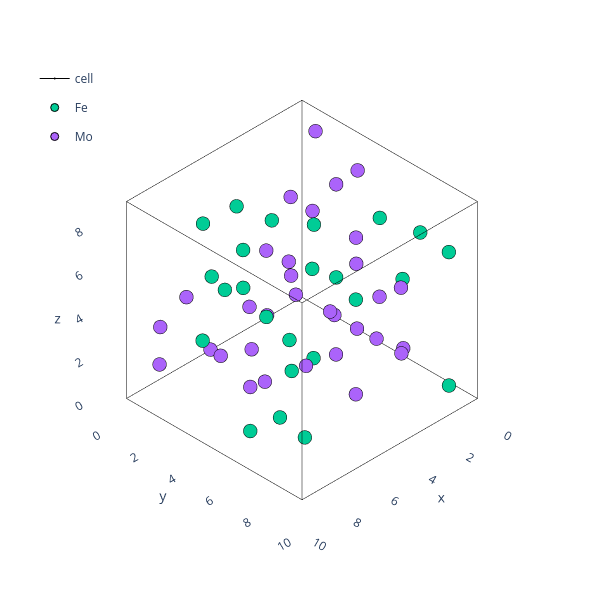

The code cell stored with this chart in its notebook:
### Code cell
theatoms=binaries_predict['delta']['Atoms'].atoms.sample(n=1).iloc[0]
plotting.plotly_atoms(theatoms)

### Figure 1 — Plotly figure (JSON) as saved in the notebook; plotly's stock layout.template omitted (floating-point values rounded to 4 significant figures)
{"data": [{"hoverinfo": "skip", "legendgroup": "cell", "line": {"color": "black", "width": 1}, "marker": {"size": 0.01}, "name": "cell", "showlegend": false, "type": "scatter3d", "x": [0.0, 9.333], "y": [0, 0], "z": [0, 0]}, {"hoverinfo": "skip", "legendgroup": "cell", "line": {"color": "black", "width": 1}, "marker": {"size": 0.01}, "name": "cell", "showlegend": false, "type": "scatter3d", "x": [0, 0], "y": [0.0, 9.333], "z": [0, 0]}, {"hoverinfo": "skip", "legendgroup": "cell", "line": {"color": "black", "width": 1}, "marker": {"size": 0.01}, "name": "cell", "showlegend": false, "type": "scatter3d", "x": [0, 0], "y": [0, 0], "z": [0.0, 9.071]}, {"hoverinfo": "skip", "legendgroup": "cell", "line": {"color": "black", "width": 1}, "marker": {"size": 0.01}, "name": "cell", "showlegend": false, "type": "scatter3d", "x": [9.333, 9.333], "y": [0.0, 9.333], "z": [0, 0]}, {"hoverinfo": "skip", "legendgroup": "cell", "line": {"color": "black", "width": 1}, "marker": {"size": 0.01}, "name": "cell", "showlegend": false, "type": "scatter3d", "x": [0.0, 9.333], "y": [9.333, 9.333], "z": [0, 0]}, {"hoverinfo": "skip", "legendgroup": "cell", "line": {"color": "black", "width": 1}, "marker": {"size": 0.01}, "name": "cell", "showlegend": false, "type": "scatter3d", "x": [9.333, 9.333], "y": [9.333, 9.333], "z": [0.0, 9.071]}, {"hoverinfo": "skip", "legendgroup": "cell", "line": {"color": "black", "width": 1}, "marker": {"size": 0.01}, "name": "cell", "showlegend": false, "type": "scatter3d", "x": [9.333, 9.333], "y": [0, 0], "z": [0.0, 9.071]}, {"hoverinfo": "skip", "legendgroup": "cell", "line": {"color": "black", "width": 1}, "marker": {"size": 0.01}, "name": "cell", "showlegend": false, "type": "scatter3d", "x": [0, 0], "y": [9.333, 9.333], "z": [0.0, 9.071]}, {"hoverinfo": "skip", "legendgroup": "cell", "line": {"color": "black", "width": 1}, "marker": {"size": 0.01}, "name": "cell", "showlegend": false, "type": "scatter3d", "x": [0.0, 9.333], "y": [0, 0], "z": [9.071, 9.071]}, {"hoverinfo": "skip", "legendgroup": "cell", "line": {"color": "black", "width": 1}, "marker": {"size": 0.01}, "name": "cell", "showlegend": false, "type": "scatter3d", "x": [0, 0], "y": [0.0, 9.333], "z": [9.071, 9.071]}, {"hoverinfo": "skip", "legendgroup": "cell", "line": {"color": "black", "width": 1}, "marker": {"size": 0.01}, "name": "cell", "showlegend": false, "type": "scatter3d", "x": [0.0, 9.333], "y": [9.333, 9.333], "z": [9.071, 9.071]}, {"hoverinfo": "skip", "legendgroup": "cell", "line": {"color": "black", "width": 1}, "marker": {"size": 0.01}, "name": "cell", "showlegend": true, "type": "scatter3d", "x": [9.333, 9.333], "y": [0.0, 9.333], "z": [9.071, 9.071]}, {"hovertext": ["Fe0", "Fe1", "Fe2", "Fe3", "Fe4", "Fe5", "Fe6", "Fe7", "Fe8", "Fe9", "Fe10", "Fe11", "Fe12", "Fe13", "Fe14", "Fe15", "Fe16", "Fe17", "Fe18", "Fe19", "Fe20", "Fe21", "Fe22", "Fe23"], "marker": {"line": {"color": "black", "width": 1}}, "mode": "markers", "name": "Fe", "type": "scatter3d", "x": [0.3155, 4.982, 9.018, 4.351, 2.136, 6.803, 7.197, 2.53, 2.974, 7.64, 6.36, 1.693, 1.759, 6.426, 7.574, 2.907, 4.218, 8.884, 5.116, 0.4489, 3.623, 8.29, 5.71, 1.043], "y": [3.171, 1.495, 7.838, 6.162, 2.674, 1.993, 7.341, 6.659, 2.3, 2.367, 6.966, 7.033, 0.1465, 4.52, 4.813, 9.187, 1.076, 3.59, 5.743, 8.257, 0.4881, 4.178, 5.155, 8.845], "z": [1.639, 7.432, 2.896, 6.175, 3.717, 5.354, 0.8182, 8.253, 0.6712, 8.4, 3.864, 5.207, 4.499, 4.572, 0.03628, 9.035, 4.828, 4.243, 8.779, 0.2921, 2.493, 6.578, 2.043, 7.028]}, {"hovertext": ["Mo0", "Mo1", "Mo2", "Mo3", "Mo4", "Mo5", "Mo6", "Mo7", "Mo8", "Mo9", "Mo10", "Mo11", "Mo12", "Mo13", "Mo14", "Mo15", "Mo16", "Mo17", "Mo18", "Mo19", "Mo20", "Mo21", "Mo22", "Mo23", "Mo24", "Mo25", "Mo26", "Mo27", "Mo28", "Mo29", "Mo30", "Mo31"], "marker": {"line": {"color": "black", "width": 1}}, "mode": "markers", "name": "Mo", "type": "scatter3d", "x": [1.645, 6.312, 7.688, 3.021, 2.471, 7.138, 6.862, 2.195, 0.02707, 4.694, 9.306, 4.64, 0.9623, 5.629, 8.371, 3.704, 4.129, 8.796, 5.204, 0.5376, 1.248, 5.914, 8.085, 3.419, 3.517, 8.183, 5.816, 1.15, 0.6347, 5.301, 8.699, 4.032], "y": [4.51, 0.1568, 9.176, 4.823, 1.86, 2.806, 6.527, 7.473, 1.838, 2.829, 6.504, 7.495, 3.912, 0.7541, 8.579, 5.421, 3.418, 1.249, 8.084, 5.915, 0.6599, 4.007, 5.326, 8.673, 4.067, 0.5992, 8.734, 5.266, 1.346, 3.321, 6.012, 7.987], "z": [5.828, 3.243, 7.778, 1.293, 6.79, 2.28, 6.816, 2.255, 6.138, 2.933, 7.468, 1.603, 8.284, 0.7864, 5.322, 3.749, 5.416, 3.655, 8.19, 0.8808, 1.957, 7.114, 2.579, 6.492, 7.771, 1.3, 5.835, 3.236, 8.644, 0.4272, 4.963, 4.108]}], "layout": {"height": 600, "legend": {"x": 0.05, "xanchor": "left", "y": 0.9, "yanchor": "top"}, "margin": {"b": 5, "l": 5, "r": 0.5, "t": 5}, "scene": {"aspectmode": "data", "camera": {"projection": {"type": "orthographic"}}, "xaxis": {"range": [-0.9333, 10.27], "showbackground": false, "showgrid": false}, "yaxis": {"range": [-0.9333, 10.27], "showbackground": false, "showgrid": false}, "zaxis": {"range": [-0.9071, 9.978], "showbackground": false, "showgrid": false}}, "width": 600}}
